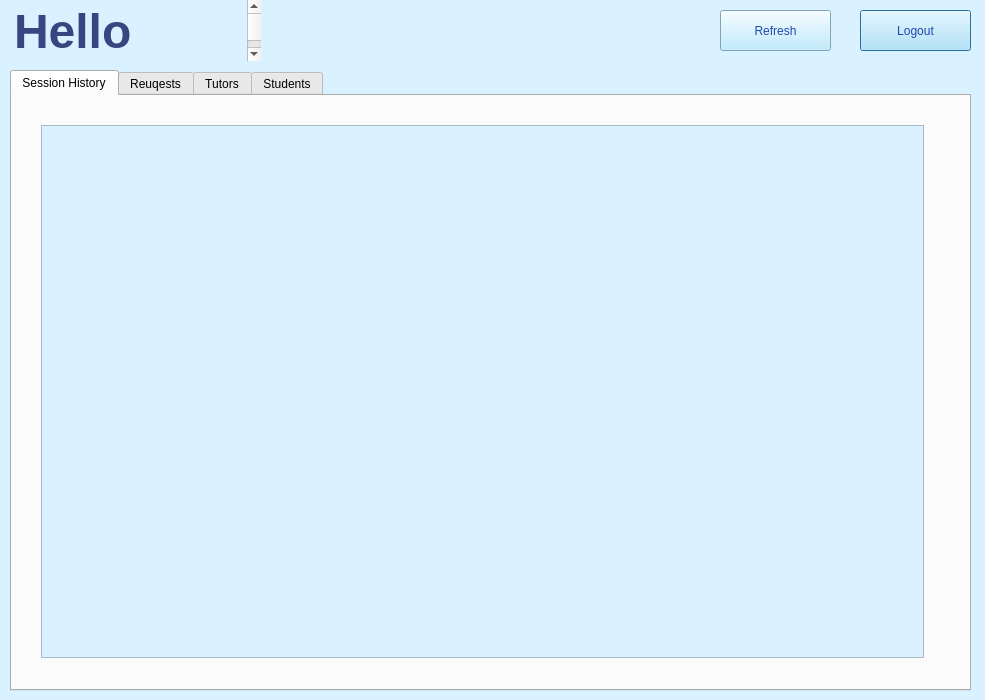
<?xml version="1.0" encoding="UTF-8"?>
<ui version="4.0">
 <class>admindashboard</class>
 <widget class="QDialog" name="admindashboard">
  <property name="geometry">
   <rect>
    <x>0</x>
    <y>0</y>
    <width>985</width>
    <height>700</height>
   </rect>
  </property>
  <property name="windowTitle">
   <string>Dialog</string>
  </property>
  <property name="styleSheet">
   <string notr="true">QPushButton { color: rgb(32, 72, 175); background-color: rgb(176, 230, 255)}
QDialog{background-color: rgb(218, 241, 255)}QTextBrowser{background-color: rgb(218, 241, 255)}QLineEdit{background-color: white}</string>
  </property>
  <widget class="QTextBrowser" name="textBrowser">
   <property name="geometry">
    <rect>
     <x>10</x>
     <y>0</y>
     <width>251</width>
     <height>61</height>
    </rect>
   </property>
   <property name="styleSheet">
    <string notr="true">QPushButton { color: rgb(32, 72, 175); background-color: rgb(176, 230, 255)}
QDialog{background-color: rgb(218, 241, 255)}QTextBrowser{background-color: rgb(218, 241, 255)}QLineEdit{background-color: white}</string>
   </property>
   <property name="frameShape">
    <enum>QFrame::Shape::NoFrame</enum>
   </property>
   <property name="lineWidth">
    <number>0</number>
   </property>
   <property name="html">
    <string>&lt;!DOCTYPE HTML PUBLIC &quot;-//W3C//DTD HTML 4.0//EN&quot; &quot;http://www.w3.org/TR/REC-html40/strict.dtd&quot;&gt;
&lt;html&gt;&lt;head&gt;&lt;meta name=&quot;qrichtext&quot; content=&quot;1&quot; /&gt;&lt;meta charset=&quot;utf-8&quot; /&gt;&lt;style type=&quot;text/css&quot;&gt;
p, li { white-space: pre-wrap; }
hr { height: 1px; border-width: 0; }
li.unchecked::marker { content: &quot;\2610&quot;; }
li.checked::marker { content: &quot;\2612&quot;; }
&lt;/style&gt;&lt;/head&gt;&lt;body style=&quot; font-family:'.AppleSystemUIFont'; font-size:13pt; font-weight:400; font-style:normal;&quot;&gt;
&lt;p style=&quot; margin-top:0px; margin-bottom:0px; margin-left:0px; margin-right:0px; -qt-block-indent:0; text-indent:0px;&quot;&gt;&lt;span style=&quot; font-size:36pt; font-weight:700; color:#354680;&quot;&gt;Hello ADMIN&lt;/span&gt;&lt;/p&gt;&lt;/body&gt;&lt;/html&gt;</string>
   </property>
  </widget>
  <widget class="QPushButton" name="logout_btn">
   <property name="geometry">
    <rect>
     <x>860</x>
     <y>10</y>
     <width>111</width>
     <height>41</height>
    </rect>
   </property>
   <property name="styleSheet">
    <string notr="true"/>
   </property>
   <property name="text">
    <string>Logout</string>
   </property>
  </widget>
  <widget class="QPushButton" name="refresh_btn">
   <property name="geometry">
    <rect>
     <x>720</x>
     <y>10</y>
     <width>111</width>
     <height>41</height>
    </rect>
   </property>
   <property name="text">
    <string>Refresh</string>
   </property>
  </widget>
  <widget class="QTabWidget" name="tabWidget">
   <property name="geometry">
    <rect>
     <x>10</x>
     <y>70</y>
     <width>961</width>
     <height>621</height>
    </rect>
   </property>
   <property name="styleSheet">
    <string notr="true">QPushButton { color: rgb(32, 72, 175); background-color: rgb(176, 230, 255)}
QDialog{background-color: rgb(218, 241, 255)}QTextBrowser{background-color: rgb(218, 241, 255)}QLineEdit{background-color: white}</string>
   </property>
   <property name="currentIndex">
    <number>0</number>
   </property>
   <widget class="QWidget" name="Sessions_Tab">
    <property name="styleSheet">
     <string notr="true">QPushButton { color: rgb(32, 72, 175); background-color: rgb(176, 230, 255)}
QDialog{background-color: rgb(218, 241, 255)}QTextBrowser{background-color: rgb(218, 241, 255)}QLineEdit{background-color: white}</string>
    </property>
    <attribute name="title">
     <string>Session History</string>
    </attribute>
    <widget class="QFrame" name="sessionframe">
     <property name="geometry">
      <rect>
       <x>20</x>
       <y>20</y>
       <width>901</width>
       <height>551</height>
      </rect>
     </property>
     <layout class="QVBoxLayout" name="verticalLayout_6">
      <item>
       <widget class="QTextBrowser" name="sessions"/>
      </item>
     </layout>
    </widget>
   </widget>
   <widget class="QWidget" name="Requests_Tab">
    <attribute name="title">
     <string>Reuqests</string>
    </attribute>
    <widget class="QFrame" name="requestframe">
     <property name="geometry">
      <rect>
       <x>20</x>
       <y>20</y>
       <width>901</width>
       <height>551</height>
      </rect>
     </property>
     <layout class="QVBoxLayout" name="verticalLayout_7">
      <item>
       <widget class="QTextBrowser" name="requests"/>
      </item>
     </layout>
    </widget>
   </widget>
   <widget class="QWidget" name="Tutors_Tab">
    <property name="styleSheet">
     <string notr="true">QPushButton { color: rgb(32, 72, 175); background-color: rgb(176, 230, 255)}
QDialog{background-color: rgb(218, 241, 255)}QTextBrowser{background-color: rgb(218, 241, 255)}QLineEdit{background-color: white}</string>
    </property>
    <attribute name="title">
     <string>Tutors</string>
    </attribute>
    <widget class="QFrame" name="tutorframe">
     <property name="geometry">
      <rect>
       <x>20</x>
       <y>20</y>
       <width>901</width>
       <height>551</height>
      </rect>
     </property>
     <layout class="QVBoxLayout" name="verticalLayout_4">
      <item>
       <widget class="QTextBrowser" name="tutors"/>
      </item>
     </layout>
    </widget>
   </widget>
   <widget class="QWidget" name="Students_Tab">
    <property name="styleSheet">
     <string notr="true">QPushButton { color: rgb(32, 72, 175); background-color: rgb(176, 230, 255)}
QDialog{background-color: rgb(218, 241, 255)}QTextBrowser{background-color: rgb(218, 241, 255)}QLineEdit{background-color: white}</string>
    </property>
    <attribute name="title">
     <string>Students</string>
    </attribute>
    <widget class="QFrame" name="studentframe">
     <property name="geometry">
      <rect>
       <x>20</x>
       <y>20</y>
       <width>901</width>
       <height>551</height>
      </rect>
     </property>
     <layout class="QVBoxLayout" name="verticalLayout_5">
      <item>
       <widget class="QTextBrowser" name="students"/>
      </item>
     </layout>
    </widget>
   </widget>
  </widget>
 </widget>
 <resources/>
 <connections/>
</ui>
